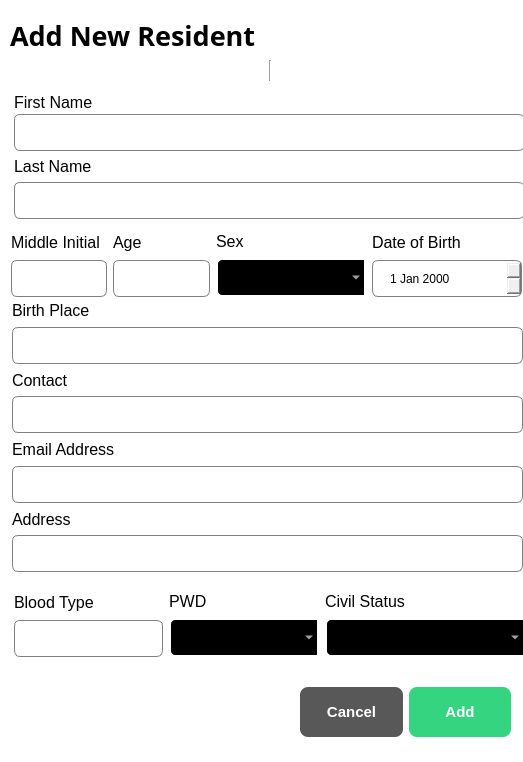
<?xml version="1.0" encoding="UTF-8"?>
<ui version="4.0">
 <class>ResidentsDialog</class>
 <widget class="QDialog" name="ResidentsDialog">
  <property name="geometry">
   <rect>
    <x>0</x>
    <y>0</y>
    <width>523</width>
    <height>762</height>
   </rect>
  </property>
  <property name="windowTitle">
   <string>Dialog</string>
  </property>
  <property name="styleSheet">
   <string notr="true">QDialog{
 
background-color:white;

}

QLineEdit{

border: 1px solid gray;
border-radius:6px;
padding-left: 15px;
height: 35px;
}

QDateEdit{ 
border: 1px solid gray;
border-radius:6px;
padding-left: 15px;
height: 35px;
}

QComboBox{ 
border: 2px solid white;
border-radius:6px;
padding-left: 1px 18px 1px 3px;
height: 35px;
background-color:black;
color:white;
padding-left:15px;
selection-background-color: #298089;
}</string>
  </property>
  <widget class="Line" name="line">
   <property name="geometry">
    <rect>
     <x>0</x>
     <y>60</y>
     <width>541</width>
     <height>21</height>
    </rect>
   </property>
   <property name="orientation">
    <enum>Qt::Orientation::Vertical</enum>
   </property>
  </widget>
  <widget class="QLabel" name="label">
   <property name="geometry">
    <rect>
     <x>10</x>
     <y>20</y>
     <width>261</width>
     <height>31</height>
    </rect>
   </property>
   <property name="font">
    <font>
     <family>Arial Rounded MT</family>
     <pointsize>20</pointsize>
     <bold>true</bold>
    </font>
   </property>
   <property name="text">
    <string>Add New Resident</string>
   </property>
  </widget>
  <widget class="QWidget" name="layoutWidget">
   <property name="geometry">
    <rect>
     <x>11</x>
     <y>230</y>
     <width>511</width>
     <height>67</height>
    </rect>
   </property>
   <layout class="QHBoxLayout" name="horizontalLayout">
    <item>
     <layout class="QVBoxLayout" name="verticalLayout_13">
      <item>
       <widget class="QLabel" name="label_14">
        <property name="font">
         <font>
          <family>Arial</family>
          <pointsize>12</pointsize>
         </font>
        </property>
        <property name="text">
         <string>Middle Initial</string>
        </property>
       </widget>
      </item>
      <item>
       <widget class="QLineEdit" name="middle_lineEdit"/>
      </item>
     </layout>
    </item>
    <item>
     <layout class="QVBoxLayout" name="verticalLayout_9">
      <item>
       <widget class="QLabel" name="label_10">
        <property name="font">
         <font>
          <family>Arial</family>
          <pointsize>12</pointsize>
         </font>
        </property>
        <property name="text">
         <string>Age</string>
        </property>
       </widget>
      </item>
      <item>
       <widget class="QLineEdit" name="age_lineEdit"/>
      </item>
     </layout>
    </item>
    <item>
     <layout class="QVBoxLayout" name="verticalLayout_5">
      <item>
       <widget class="QLabel" name="label_6">
        <property name="font">
         <font>
          <family>Arial</family>
          <pointsize>12</pointsize>
         </font>
        </property>
        <property name="text">
         <string>Sex</string>
        </property>
       </widget>
      </item>
      <item>
       <widget class="QComboBox" name="sex_comboBox">
        <property name="minimumSize">
         <size>
          <width>150</width>
          <height>0</height>
         </size>
        </property>
        <item>
         <property name="text">
          <string/>
         </property>
        </item>
        <item>
         <property name="text">
          <string>Male</string>
         </property>
        </item>
        <item>
         <property name="text">
          <string>Female</string>
         </property>
        </item>
       </widget>
      </item>
     </layout>
    </item>
    <item>
     <layout class="QVBoxLayout" name="verticalLayout_7">
      <item>
       <widget class="QLabel" name="label_8">
        <property name="font">
         <font>
          <family>Arial</family>
          <pointsize>12</pointsize>
         </font>
        </property>
        <property name="text">
         <string>Date of Birth</string>
        </property>
       </widget>
      </item>
      <item>
       <widget class="QDateEdit" name="dob_dateEdit">
        <property name="minimumSize">
         <size>
          <width>150</width>
          <height>0</height>
         </size>
        </property>
       </widget>
      </item>
     </layout>
    </item>
   </layout>
  </widget>
  <widget class="QWidget" name="layoutWidget">
   <property name="geometry">
    <rect>
     <x>14</x>
     <y>590</y>
     <width>511</width>
     <height>67</height>
    </rect>
   </property>
   <layout class="QHBoxLayout" name="horizontalLayout_2">
    <item>
     <layout class="QVBoxLayout" name="verticalLayout_11">
      <item>
       <widget class="QLabel" name="label_12">
        <property name="font">
         <font>
          <family>Arial</family>
          <pointsize>12</pointsize>
         </font>
        </property>
        <property name="text">
         <string>Blood Type</string>
        </property>
       </widget>
      </item>
      <item>
       <widget class="QLineEdit" name="bloodtype_lineEdit"/>
      </item>
     </layout>
    </item>
    <item>
     <layout class="QVBoxLayout" name="verticalLayout_6">
      <item>
       <widget class="QLabel" name="label_7">
        <property name="font">
         <font>
          <family>Arial</family>
          <pointsize>12</pointsize>
         </font>
        </property>
        <property name="text">
         <string>PWD</string>
        </property>
       </widget>
      </item>
      <item>
       <widget class="QComboBox" name="PWD_comboBox">
        <property name="minimumSize">
         <size>
          <width>150</width>
          <height>0</height>
         </size>
        </property>
        <property name="styleSheet">
         <string notr="true"/>
        </property>
        <item>
         <property name="text">
          <string/>
         </property>
        </item>
        <item>
         <property name="text">
          <string>Yes</string>
         </property>
        </item>
        <item>
         <property name="text">
          <string>No</string>
         </property>
        </item>
       </widget>
      </item>
     </layout>
    </item>
    <item>
     <layout class="QVBoxLayout" name="verticalLayout_12">
      <item>
       <widget class="QLabel" name="label_13">
        <property name="font">
         <font>
          <family>Arial</family>
          <pointsize>12</pointsize>
         </font>
        </property>
        <property name="text">
         <string>Civil Status</string>
        </property>
       </widget>
      </item>
      <item>
       <widget class="QComboBox" name="Civilstatus_comboBox">
        <property name="minimumSize">
         <size>
          <width>200</width>
          <height>0</height>
         </size>
        </property>
        <property name="styleSheet">
         <string notr="true"/>
        </property>
        <item>
         <property name="text">
          <string/>
         </property>
        </item>
        <item>
         <property name="text">
          <string>Single</string>
         </property>
        </item>
        <item>
         <property name="text">
          <string>Married</string>
         </property>
        </item>
        <item>
         <property name="text">
          <string>Divorced</string>
         </property>
        </item>
        <item>
         <property name="text">
          <string>Separated</string>
         </property>
        </item>
        <item>
         <property name="text">
          <string>Widowed</string>
         </property>
        </item>
       </widget>
      </item>
     </layout>
    </item>
   </layout>
  </widget>
  <widget class="QWidget" name="layoutWidget">
   <property name="geometry">
    <rect>
     <x>12</x>
     <y>300</y>
     <width>511</width>
     <height>272</height>
    </rect>
   </property>
   <layout class="QVBoxLayout" name="verticalLayout_15">
    <item>
     <layout class="QVBoxLayout" name="verticalLayout_3">
      <item>
       <widget class="QLabel" name="label_4">
        <property name="font">
         <font>
          <family>Arial</family>
          <pointsize>12</pointsize>
         </font>
        </property>
        <property name="text">
         <string>Birth Place</string>
        </property>
       </widget>
      </item>
      <item>
       <widget class="QLineEdit" name="birthplace_lineEdit"/>
      </item>
     </layout>
    </item>
    <item>
     <layout class="QVBoxLayout" name="verticalLayout_4">
      <item>
       <widget class="QLabel" name="label_5">
        <property name="font">
         <font>
          <family>Arial</family>
          <pointsize>12</pointsize>
         </font>
        </property>
        <property name="text">
         <string>Contact</string>
        </property>
       </widget>
      </item>
      <item>
       <widget class="QLineEdit" name="contact_lineEdit"/>
      </item>
     </layout>
    </item>
    <item>
     <layout class="QVBoxLayout" name="verticalLayout_10">
      <item>
       <widget class="QLabel" name="label_11">
        <property name="font">
         <font>
          <family>Arial</family>
          <pointsize>12</pointsize>
         </font>
        </property>
        <property name="text">
         <string>Email Address</string>
        </property>
       </widget>
      </item>
      <item>
       <widget class="QLineEdit" name="emailaddress_lineEdit"/>
      </item>
     </layout>
    </item>
    <item>
     <layout class="QVBoxLayout" name="verticalLayout_8">
      <item>
       <widget class="QLabel" name="label_9">
        <property name="font">
         <font>
          <family>Arial</family>
          <pointsize>12</pointsize>
         </font>
        </property>
        <property name="text">
         <string>Address</string>
        </property>
       </widget>
      </item>
      <item>
       <widget class="QLineEdit" name="address_lineEdit"/>
      </item>
     </layout>
    </item>
   </layout>
  </widget>
  <widget class="QWidget" name="layoutWidget">
   <property name="geometry">
    <rect>
     <x>14</x>
     <y>91</y>
     <width>511</width>
     <height>128</height>
    </rect>
   </property>
   <layout class="QVBoxLayout" name="verticalLayout_14">
    <item>
     <layout class="QVBoxLayout" name="verticalLayout">
      <property name="spacing">
       <number>0</number>
      </property>
      <item>
       <widget class="QLabel" name="label_2">
        <property name="font">
         <font>
          <family>Arial</family>
          <pointsize>12</pointsize>
         </font>
        </property>
        <property name="text">
         <string>First Name</string>
        </property>
       </widget>
      </item>
      <item>
       <widget class="QLineEdit" name="firstname_lineEdit"/>
      </item>
     </layout>
    </item>
    <item>
     <layout class="QVBoxLayout" name="verticalLayout_2">
      <item>
       <widget class="QLabel" name="label_3">
        <property name="font">
         <font>
          <family>Arial</family>
          <pointsize>12</pointsize>
         </font>
        </property>
        <property name="text">
         <string>Last Name</string>
        </property>
       </widget>
      </item>
      <item>
       <widget class="QLineEdit" name="lastname_lineEdit"/>
      </item>
     </layout>
    </item>
   </layout>
  </widget>
  <widget class="QWidget" name="layoutWidget">
   <property name="geometry">
    <rect>
     <x>300</x>
     <y>686</y>
     <width>211</width>
     <height>52</height>
    </rect>
   </property>
   <layout class="QHBoxLayout" name="horizontalLayout_3">
    <item>
     <widget class="QPushButton" name="cancel_residentbutton">
      <property name="minimumSize">
       <size>
        <width>0</width>
        <height>50</height>
       </size>
      </property>
      <property name="styleSheet">
       <string notr="true">QPushButton{
 background-color: #585858;
 color:white;
border:none;
border-radius:8px;
font-weight: bold;
font-size: 15px;
}</string>
      </property>
      <property name="text">
       <string>Cancel</string>
      </property>
      <property name="checkable">
       <bool>true</bool>
      </property>
      <property name="autoExclusive">
       <bool>true</bool>
      </property>
     </widget>
    </item>
    <item>
     <widget class="QPushButton" name="save_residentbutton">
      <property name="minimumSize">
       <size>
        <width>0</width>
        <height>50</height>
       </size>
      </property>
      <property name="styleSheet">
       <string notr="true">QPushButton{
 background-color: #34D481;
 color:white;
border:none;
border-radius:8px;
font-weight: bold;
font-size: 15px;
}</string>
      </property>
      <property name="text">
       <string>Add</string>
      </property>
      <property name="checkable">
       <bool>true</bool>
      </property>
      <property name="autoExclusive">
       <bool>true</bool>
      </property>
     </widget>
    </item>
   </layout>
  </widget>
 </widget>
 <resources/>
 <connections>
  <connection>
   <sender>cancel_residentbutton</sender>
   <signal>toggled(bool)</signal>
   <receiver>ResidentsDialog</receiver>
   <slot>close()</slot>
   <hints>
    <hint type="sourcelabel">
     <x>335</x>
     <y>704</y>
    </hint>
    <hint type="destinationlabel">
     <x>361</x>
     <y>690</y>
    </hint>
   </hints>
  </connection>
  <connection>
   <sender>save_residentbutton</sender>
   <signal>toggled(bool)</signal>
   <receiver>ResidentsDialog</receiver>
   <slot>close()</slot>
   <hints>
    <hint type="sourcelabel">
     <x>468</x>
     <y>712</y>
    </hint>
    <hint type="destinationlabel">
     <x>468</x>
     <y>829</y>
    </hint>
   </hints>
  </connection>
 </connections>
</ui>
